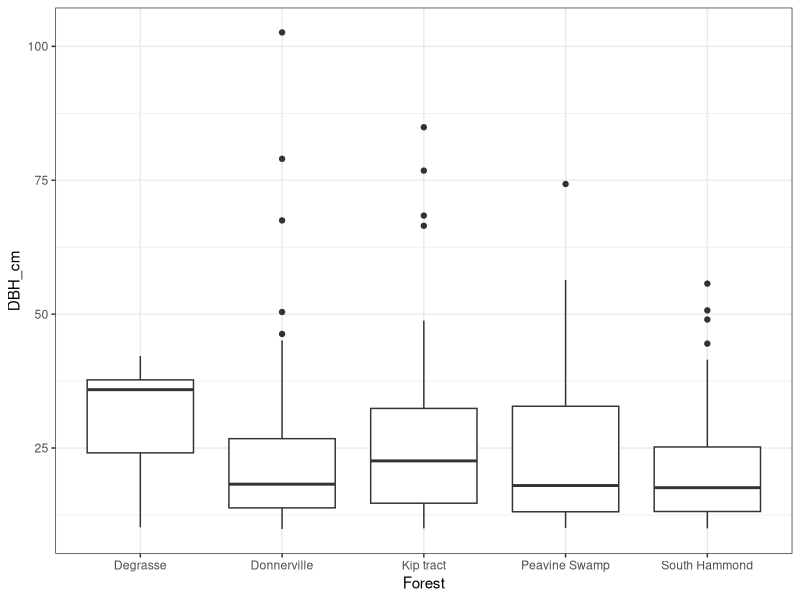
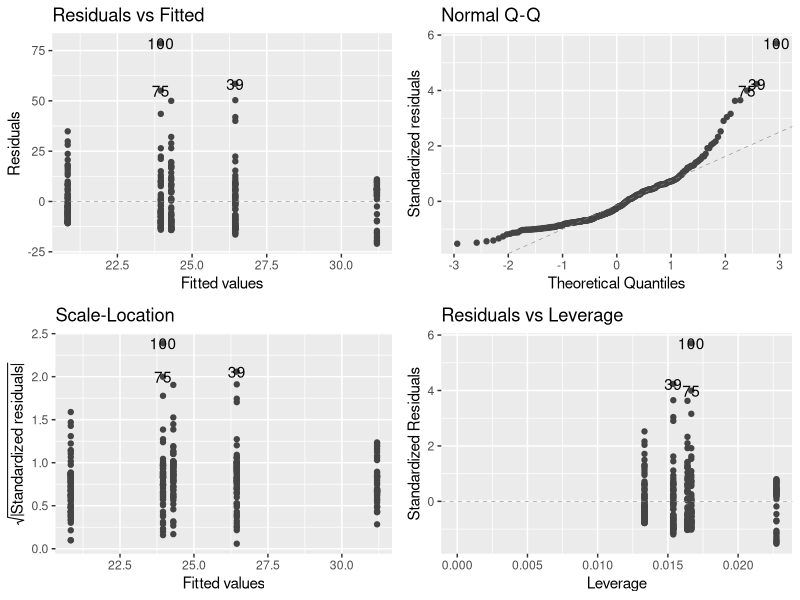

Write the R code that produced these figures, in order.
## ---- chunk 1
rm(list=ls())
library(here)
library(tidyverse)
library(ggfortify)
## ---- chunk 2
trees <- read.csv(here("Data", "Forest_Tree_DBH_F21.csv"))
## ---- chunk 3
glimpse(trees)
trees$Forest <- as.factor(trees$Forest)
## ---- chunk 4
ggplot(trees, aes(x=Forest, y=DBH_cm))+
  geom_boxplot()+
  theme_bw()

#geom_jitter -> erika used and makes points not on top of each other
## ---- chunk 5
model_trees <- lm(DBH_cm ~ Forest, data=trees)
## ---- chunk 6
autoplot(model_trees, smooth.colour = NA)
## ---- chunk 7
anova(model_trees)
## ---- chunk 8
summary(model_trees)
## ---- chunk 9
library(multcomp)
## ---- chunk 10
phc1 <- glht(model_trees, linfct = mcp(Forest = "Tukey"))
summary(phc1)


#glht(the model, linear factor = multiple comparison(give factor variable = "Tukey"))
#mcp means multiple comparisons

#use summary(__) to get results
## ---- chunk 11
cld(phc1)
